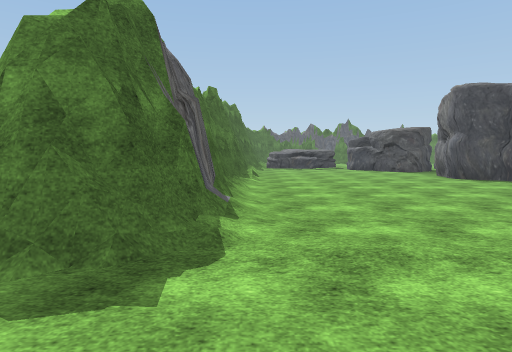
view 1 (above)

16 first-person views from a walk through a 3-D level made in the Unity game engine. The camera is 1.4 m above the floor, tilts 4° down and sees 75° across. The floor is counted in squares, 1.69 m on a side. Each view is taken from the middle of a square. On the plan, view 1 faces up. The plan holds only what a view shows up to about 11 squares ahead; the rest is blank. The place goes on beyond the plan. The player character is not drawn. Some animated figures are left out. Some surface patterns are stand-ins.

view 2
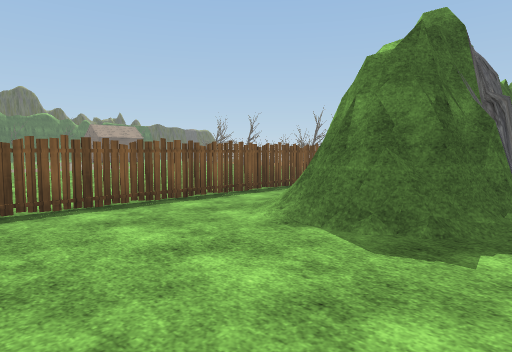

view 3
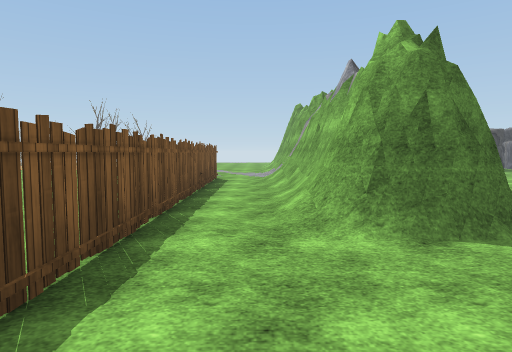

view 4
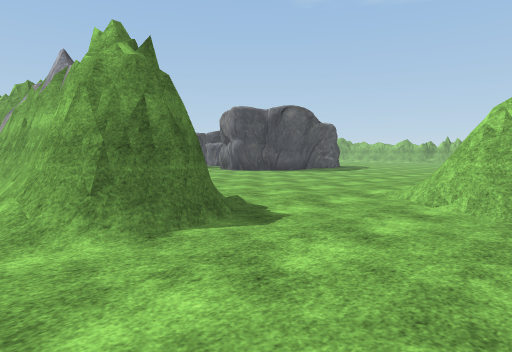

view 5
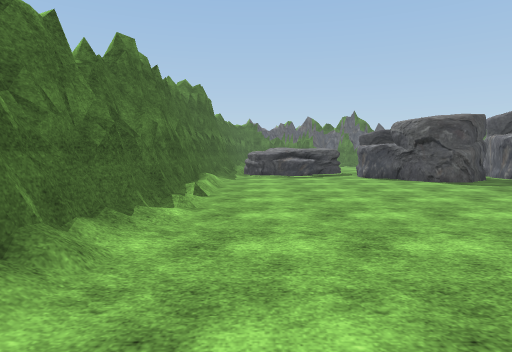

view 6
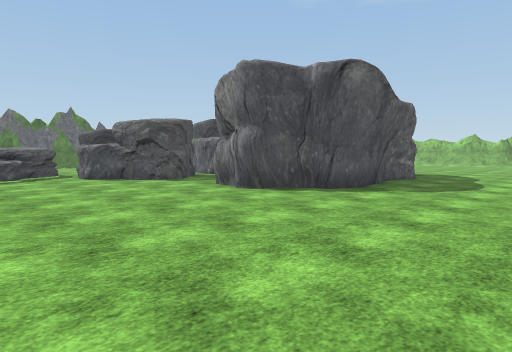

view 7
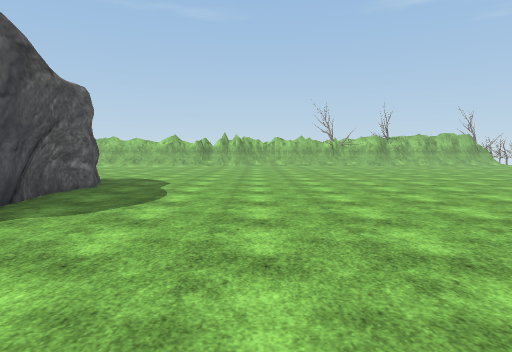

view 8
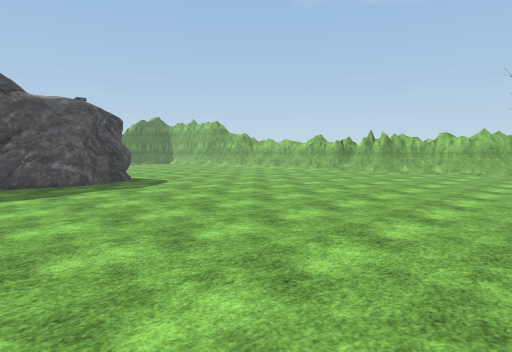

view 9
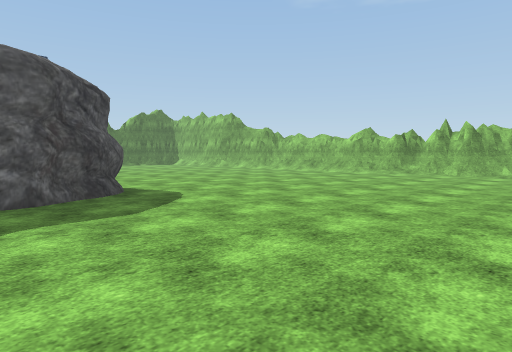

view 10
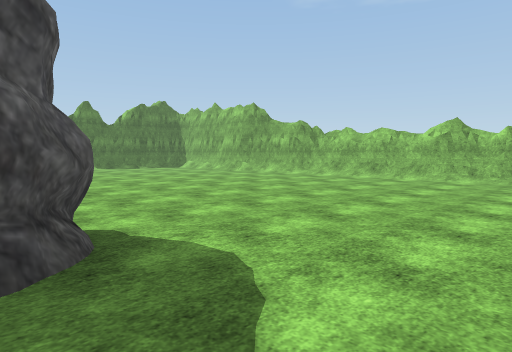

view 11
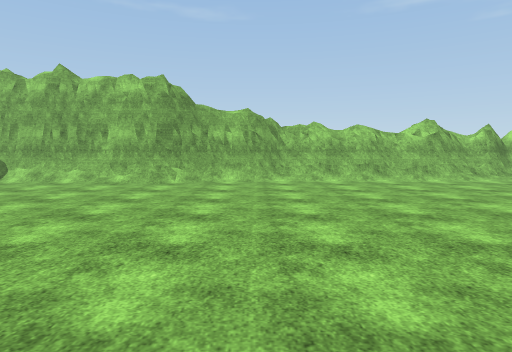

view 12
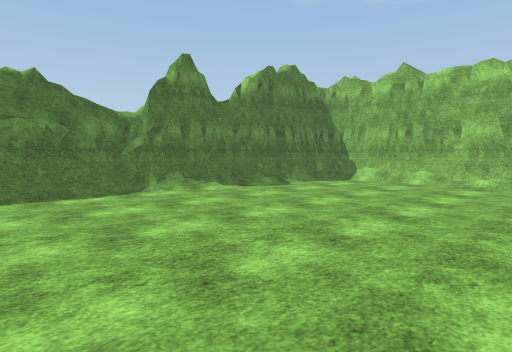

view 13
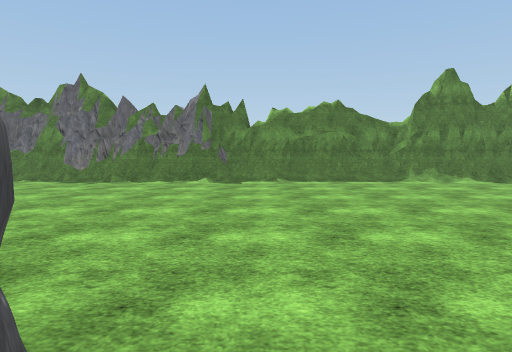

view 14
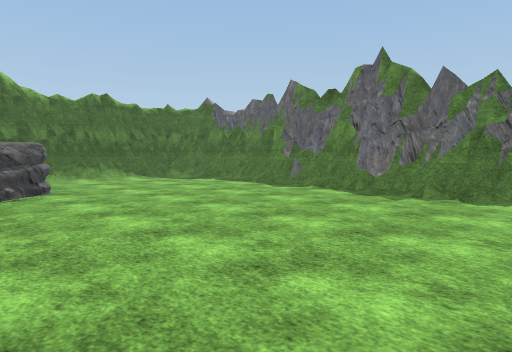

view 15
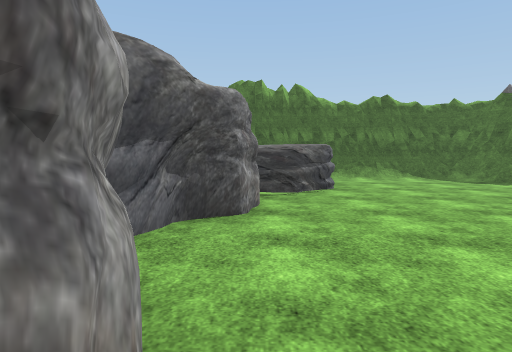

view 16
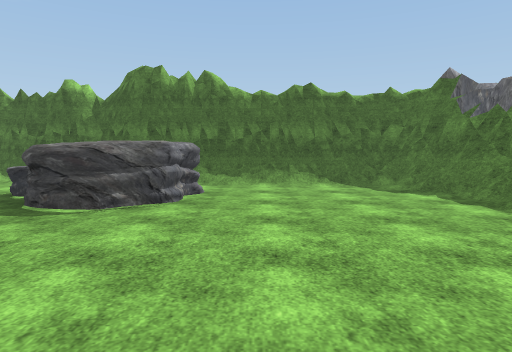

### Floor plan
Key: @ floor where view 1 was taken; # wall or solid block; x gap in a wall; . floor; / step, stairs or slope; = window, fence, low wall or low ledge; ^ raised ledge.
Columns run from 9 left of view 1 to 25 right of it. Each row starts with its distance up from view 1.
 26            ##################
 25          #################=######
 24          #/....................=##
 23          #/...................../#
 22          #/...................../#
 21         ##....................../#
 20         ##....................../#
 19         ######................../#
 18         ##   #.#................/#
 17         #   ^.###.## ............##
 16         #/....#####  #...........##
 15         #/.....###.   . ........./#
 14         #/........      ........./#
 13         #=.......       ........./#
 12         #/......#       ........./#
 11         #/......#       ........./#
 10     ..  #/......##   ###........./#
  9     #.###/.......#####.........../#
  8     x.###......................../#
  7     #.###/......................
  6     #.###/.......................
  5     #.###/.......................
  4  .. #.###/.....................
  3  ...#.###/....................
  2 ....#..........................
  1 ....#......=      .............
  0  ...#....@/#       ..........
 -1      .....        / .....

Where each view was taken, in squares from view 1:
view 1: 0 up, 0 right, facing up
view 2: 1 down, 0 right, facing up-left
view 3: 1 down, 4 left, facing up
view 4: 1 down, 4 left, facing up-right
view 5: 5 up, 1 right, facing up
view 6: 5 up, 1 right, facing up-right
view 7: 5 up, 4 right, facing right
view 8: 1 down, 9 right, facing up-right
view 9: 3 up, 11 right, facing up-right
view 10: 7 up, 13 right, facing up-right
view 11: 16 up, 14 right, facing right
view 12: 18 up, 14 right, facing up-right
view 13: 15 up, 13 right, facing up
view 14: 18 up, 11 right, facing up-left
view 15: 18 up, 11 right, facing left
view 16: 21 up, 9 right, facing left
